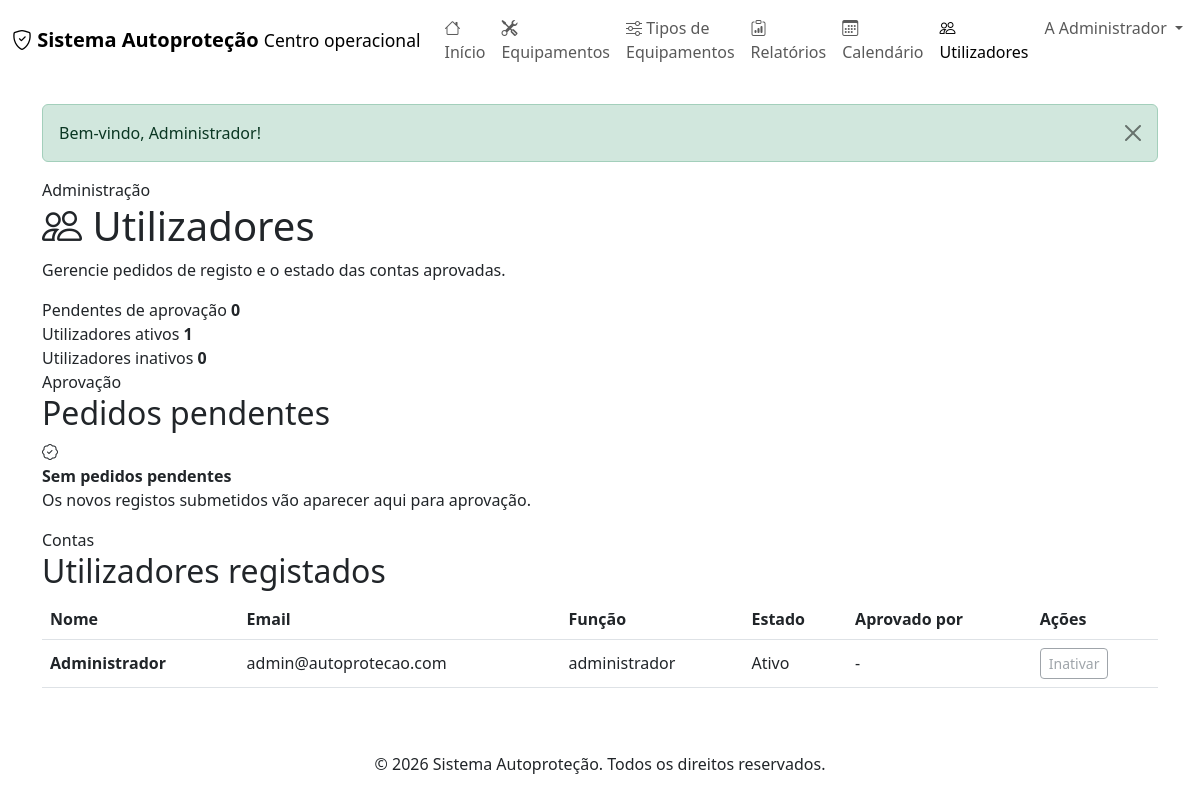
Page /index.php?controler=utilizador&acao=listar (signed in) on the committed database.
### tables this page shows
CREATE TABLE IF NOT EXISTS utilizadores (
    id INT AUTO_INCREMENT PRIMARY KEY,
    nome VARCHAR(100) NOT NULL,
    email VARCHAR(100) UNIQUE NOT NULL,
    telefone VARCHAR(20),
    senha VARCHAR(255) NOT NULL,
    funcao VARCHAR(50),
    ativo BOOLEAN DEFAULT TRUE,
    aprovado BOOLEAN DEFAULT FALSE,
    aprovado_por INT NULL,
    data_aprovacao TIMESTAMP NULL,
    data_criacao TIMESTAMP DEFAULT CURRENT_TIMESTAMP,
    data_atualizacao TIMESTAMP DEFAULT CURRENT_TIMESTAMP ON UPDATE CURRENT_TIMESTAMP,
    FOREIGN KEY (aprovado_por) REFERENCES utilizadores(id),
    INDEX idx_email (email),
    INDEX idx_ativo (ativo),
    INDEX idx_aprovado (aprovado)
);

### app/core/View.php (called while the page is built, shortened)
<?php
class View {
    public static function render($view, array $data = []) {
        $viewPath = APP_PATH . DIRECTORY_SEPARATOR . 'views' . DIRECTORY_SEPARATOR . str_replace('/', DIRECTORY_SEPARATOR, $view) . '.php';
        extract($data, EXTR_SKIP);
        require $viewPath;
        require APP_PATH . DIRECTORY_SEPARATOR . 'views' . DIRECTORY_SEPARATOR . 'layouts' . DIRECTORY_SEPARATOR . 'main.php';
    }
}

### app/core/Controller.php (called while the page is built, shortened)
<?php
abstract class Controller {
    protected function render($view, array $data = []) {
        View::render($view, $data);
    }
}

### app/controllers/UtilizadorController.php (called while the page is built, shortened)
<?php
class UtilizadorController extends Controller {
    private $utilizador;
    public function __construct() {
        $this->utilizador = new Utilizador();
    }
    public function listar() {
        $pendentes = $this->utilizador->getPendentesAprovacao();
        $utilizadores = $this->utilizador->getAll(['incluir_todos' => true]);
        $this->render('utilizadores/listar', compact('pendentes', 'utilizadores'));
    }
}

### app/core/Application.php (called while the page is built, shortened)
<?php
class Application {
    public function run() {
        $router = new Router();
        $route = $router->resolve($_GET);
        $this->dispatch($route);
    }
    private function registerAutoloader() {
        spl_autoload_register(function ($class) {
            $directories = [
                APP_PATH . DIRECTORY_SEPARATOR . 'core',
                APP_PATH . DIRECTORY_SEPARATOR . 'models',
                APP_PATH . DIRECTORY_SEPARATOR . 'controllers',
            ];
            foreach ($directories as $directory) {
                $file = $directory . DIRECTORY_SEPARATOR . $class . '.php';
                if (file_exists($file)) {
                    return;
                }
            }
        });
    }
    private function dispatch($route) {
        try {
            $controller = new $route['controller']();
            call_user_func_array([$controller, $route['action']], $route['params']);
        } catch (Throwable $exception) {
            $this->handleException($exception);
        }
    }
}

### public/index.php (called while the page is built)
<?php
require_once dirname(__DIR__) . DIRECTORY_SEPARATOR . 'app' . DIRECTORY_SEPARATOR . 'core' . DIRECTORY_SEPARATOR . 'Application.php';
$application = new Application();
$application->run();

### app/models/Utilizador.php (called while the page is built, shortened)
<?php
class Utilizador {
    private $db;
    private $table = 'utilizadores';
    public function __construct() {
        $this->db = new Database();
    }
    public function getAll($filtros = []) {
        $query = "SELECT u.id, u.nome, u.email, u.telefone, u.funcao, u.ativo, u.aprovado,
                         u.data_aprovacao, u.data_criacao, aprovador.nome as aprovado_por_nome
                  FROM {$this->table} u
                  LEFT JOIN {$this->table} aprovador ON aprovador.id = u.aprovado_por
                  WHERE 1=1";
        if (array_key_exists('ativo', $filtros)) {
            $query .= " AND u.ativo = " . ((int)!empty($filtros['ativo']));
        }
        if (array_key_exists('aprovado', $filtros)) {
            $query .= " AND u.aprovado = " . ((int)!empty($filtros['aprovado']));
        }
        $query .= " ORDER BY u.nome ASC";
        $resultado = $this->db->query($query);
        return $resultado->fetch_all(MYSQLI_ASSOC);
    }
    public function getPendentesAprovacao() {
        return $this->getAll([
            'incluir_todos' => true,
            'ativo' => false,
            'aprovado' => false,
        ]);
    }
}

### app/models/Database.php (called while the page is built, shortened)
<?php
class Database {
    private $conexao;
    private $host;
    private $port;
    private $user;
    private $password;
    private $dbname;
    public function __construct() {
        $config = require CONFIG_PATH . DIRECTORY_SEPARATOR . 'database.php';
        $this->host = $config['host'];
        $this->port = $config['port'] ?? 3306;
        $this->user = $config['user'];
        $this->password = $config['password'];
        $this->dbname = $config['dbname'];
    }
    private function conectar() {
        try {
            $connection = new mysqli(
                $this->host,
                $this->user,
                $this->password,
                $this->dbname,
                (int)$this->port
            );
            $connection->set_charset("utf8mb4");
            $this->conexao = $connection;
        } catch (Exception $e) {
            die('Erro de conexão com a base de dados: ' . $e->getMessage());
        }
    }
    public function query($query) {
        return $this->conexao->query($query);
    }
}

### app/views/utilizadores/listar.php (the view, shortened to what this page needs)
<?php
$pendentesCount = count($pendentes);
$ativosCount = count(array_filter($utilizadores, function ($utilizador) {
    return !empty($utilizador['ativo']) && !empty($utilizador['aprovado']);
}));
$inativosCount = count(array_filter($utilizadores, function ($utilizador) {
    return empty($utilizador['ativo']) && !empty($utilizador['aprovado']);
}));
$utilizadoresAprovados = array_filter($utilizadores, function ($utilizador) {
    return !empty($utilizador['aprovado']);
});
?>
<section class="page-shell">
    <div class="page-hero">
        <div>
            <span class="page-hero__eyebrow">Administração</span>
            <h1><i class="bi bi-people"></i> Utilizadores</h1>
            <p>Gerencie pedidos de registo e o estado das contas aprovadas.</p>
        </div>
    </div>
    <div class="mini-stats-grid">
        <article class="mini-stat-card">
            <span>Pendentes de aprovação</span>
            <strong><?php echo $pendentesCount; ?></strong>
        </article>
        <article class="mini-stat-card">
            <span>Utilizadores ativos</span>
            <strong><?php echo $ativosCount; ?></strong>
        </article>
        <article class="mini-stat-card">
            <span>Utilizadores inativos</span>
            <strong><?php echo $inativosCount; ?></strong>
        </article>
    </div>
    <section class="panel-surface">
        <div class="panel-surface__header compact">
            <div>
                <span class="panel-surface__eyebrow">Aprovação</span>
                <h2>Pedidos pendentes</h2>
            </div>
        </div>
        <?php if (empty($pendentes)): ?>
            <div class="dashboard-empty-state">
                <div class="dashboard-empty-state__icon"><i class="bi bi-patch-check"></i></div>
                <div>
                    <strong>Sem pedidos pendentes</strong>
                    <p>Os novos registos submetidos vão aparecer aqui para aprovação.</p>
                </div>
            </div>
        <?php endif; ?>
    </section>
    <section class="panel-surface">
        <div class="panel-surface__header compact">
            <div>
                <span class="panel-surface__eyebrow">Contas</span>
                <h2>Utilizadores registados</h2>
            </div>
        </div>
        <div class="table-responsive modern-table-wrap">
            <table class="table modern-table align-middle">
                <thead>
                    <tr>
                        <th>Nome</th>
                        <th>Email</th>
                        <th>Função</th>
                        <th>Estado</th>
                        <th>Aprovado por</th>
                        <th>Ações</th>
                    </tr>
                </thead>
                <tbody>
                    <?php foreach ($utilizadoresAprovados as $utilizador): ?>
                        <tr>
                            <td><strong><?php echo htmlspecialchars($utilizador['nome']); ?></strong></td>
                            <td><?php echo htmlspecialchars($utilizador['email']); ?></td>
                            <td><?php echo htmlspecialchars($utilizador['funcao'] ?: 'tecnico'); ?></td>
                            <td>
                                <?php if (!empty($utilizador['ativo'])): ?>
                                    <span class="status-pill status-pill--success">Ativo</span>
                                <?php else: ?>
                                    <span class="status-pill status-pill--info">Inativo</span>
                                <?php endif; ?>
                            </td>
                            <td><?php echo htmlspecialchars($utilizador['aprovado_por_nome'] ?: '-'); ?></td>
                            <td class="table-actions">
                                <?php if (!empty($utilizador['ativo'])): ?>
                                    <form method="POST" action="index.php?controler=utilizador&acao=inativar&id=<?php echo (int)$utilizador['id']; ?>" class="d-inline">
                                        <button type="submit" class="btn btn-sm btn-outline-secondary" <?php echo ((int)$utilizador['id'] === (int)($_SESSION['utilizador_id'] ?? 0)) ? 'disabled' : ''; ?>>Inativar</button>
                                    </form>
                                <?php else: ?>
                                    <form method="POST" action="index.php?controler=utilizador&acao=ativar&id=<?php echo (int)$utilizador['id']; ?>" class="d-inline">
                                        <button type="submit" class="btn btn-sm btn-outline-primary">Ativar</button>
                                    </form>
                                <?php endif; ?>
                            </td>
                        </tr>
                    <?php endforeach; ?>
                </tbody>
            </table>
        </div>
    </section>
</section>

### rows in the picture
utilizadores: ativo "1", ativo "0", nome "Administrador", email "admin@autoprotecao.com", funcao "administrador", shows "Ativo", aprovado_por_nome "-"

### other values in the picture
APP_NAME "Sistema Autoproteção"
$inicialUtilizador "A"
$nomeUtilizador "Administrador"
$_SESSION['mensagem'] "Bem-vindo, Administrador!"
$pendentesCount "0"
